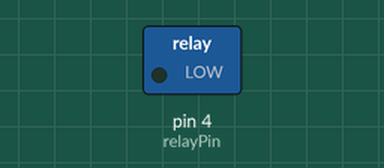
A sketch run on a simulated Arduino Uno, built with avr-gcc and run on an emulated ATmega328P. Shown: switched loads named in the sketch (green lamp = pin HIGH). Dashed ring = blinking.

Above: at 0.2 s.
Timing chart, 0 to 3.0 s (numbered marks = the images above):
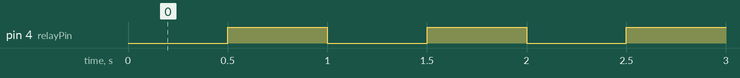

Measured:
- by itself, pin 4 (relayPin): alternates HIGH for 0.50 s and LOW for 0.50 s

The sketch:

watering_system_using_pump.ino
```cpp
#define relayPin 4

void setup()
{
  Serial.begin(115200);
  pinMode(relayPin, OUTPUT);
}

void loop(){

  digitalWrite(relayPin,LOW); // low means on ?
  delay(500);
  digitalWrite(relayPin,HIGH);
  delay(500);

}
```
